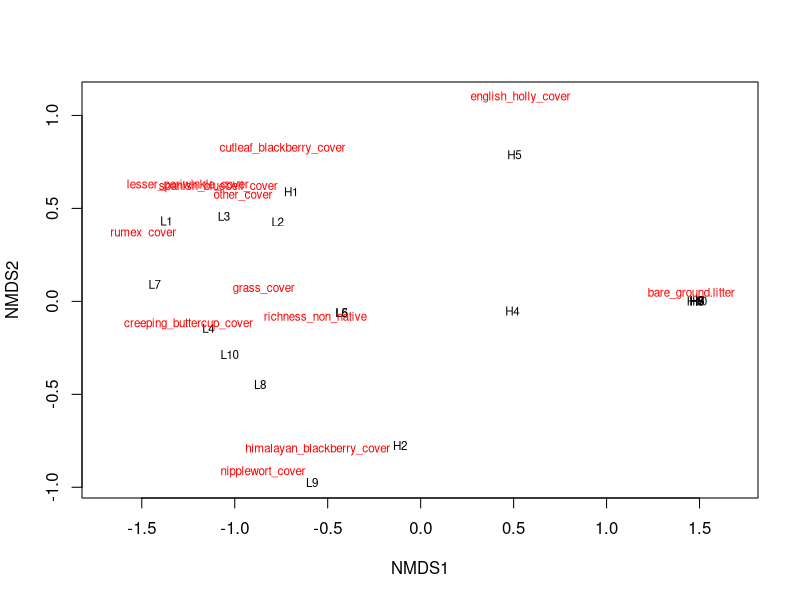
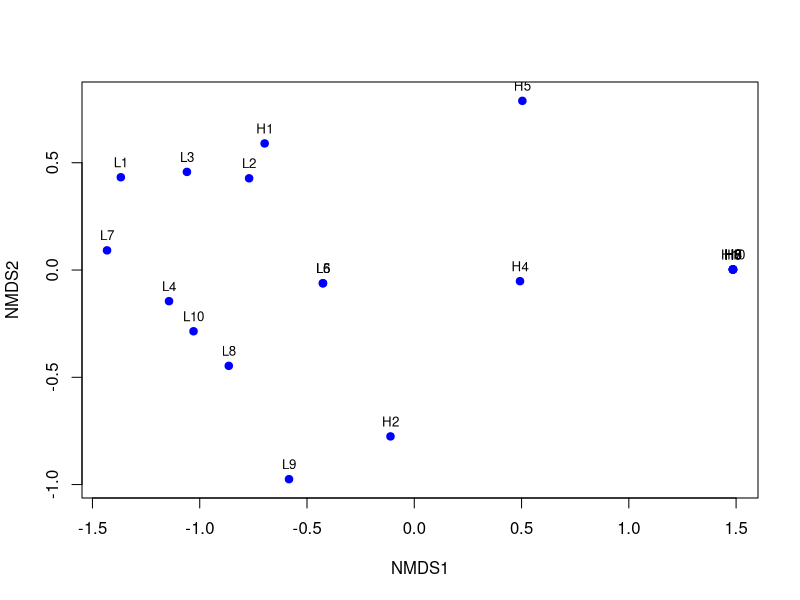
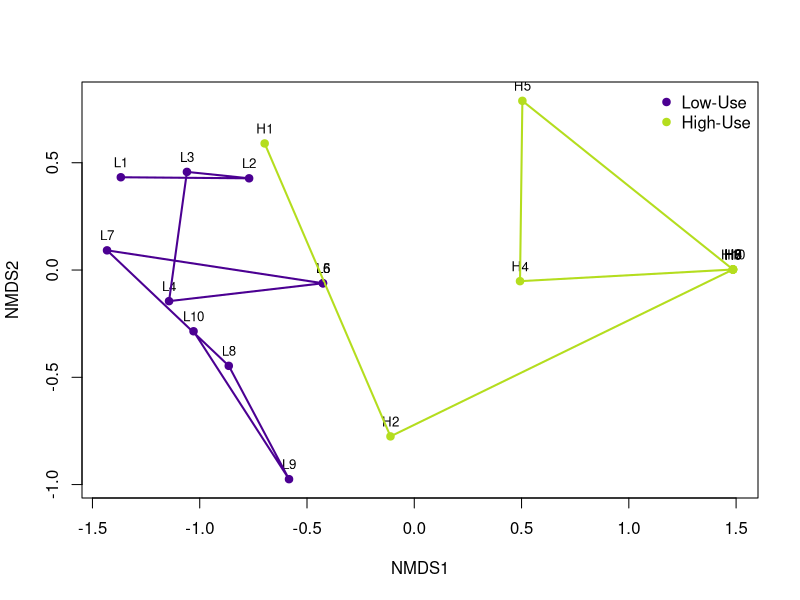
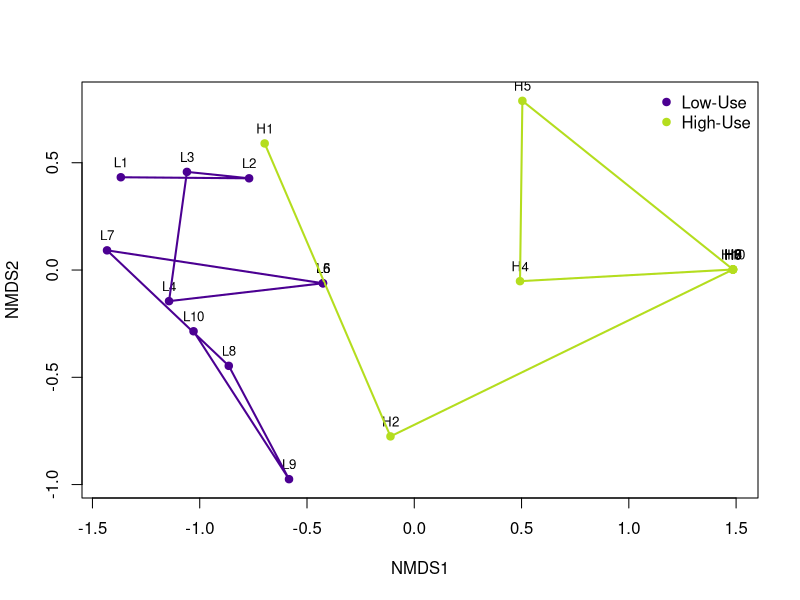

Here is the R script that generated these plots, in order:
### BIOL406 - FINAL PROJECT ###
### Alex Beauchemin, Lucas Braun, and Denis Kasianiuk ###
### March 18, 2025 ###


library(tidyr)
library(dplyr)
library(vegan)
library(ggplot2)
library(lubridate)



# Read csv
non_native_data <- read.csv("./data_cleaned/cleaned_dataframe.csv")


### NMDS ORDINATION

# Convert data into percent cover
non_native_data_pct <- non_native_data %>%
  select(!c(Traffic,distance_m,angle_.º.,dominant_tree_species,canopy_cover))

# Convert to matrix (excluding the first column which is 'plot')
non_native_data_matrix <- as.matrix(non_native_data_pct[, -1])
rownames(non_native_data_matrix) <- non_native_data_pct$QuadratID  # Set plot names as rownames

# Run NMDS ordination
set.seed(123)  # For reproducibility
nmds_result <- metaMDS(non_native_data_matrix, distance = "bray", k = 2, trymax = 100)

# Basic NMDS plot
plot(nmds_result, type = "t")  # 't' = text labels

# Add plot points
ordiplot(nmds_result, display = "sites", type = "n")
points(nmds_result$points, col = "blue", pch = 19)
text(nmds_result$points, labels = rownames(nmds_result$points), pos = 3, cex = 0.8)




### LINK SITES ALONG EACH TRAIL

# Extract site scores
site_scores <- as.data.frame(nmds_result$points)
site_scores$Plot <- rownames(site_scores)

# Assign trails based on plot names
site_scores$Trail <- ifelse(grepl("^L", site_scores$Plot), "Low-Use", "High-Use")

# Extract numeric part for correct ordering
site_scores$PlotNum <- as.numeric(sub("[LH]", "", site_scores$Plot))

# Order correctly by trail and numeric plot order
site_scores <- site_scores[order(site_scores$Trail, site_scores$PlotNum), ]

# Define colors for trails
trail_colors <- c("Low-Use" = "#4B0092", "High-Use" = "#B4DD1E")

# Basic NMDS plot setup
ordiplot(nmds_result, display = "sites", type = "n")

# Plot points with colors
points(site_scores[, 1:2], col = trail_colors[site_scores$Trail], pch = 19)

# Add text labels
text(site_scores[, 1:2], labels = site_scores$Plot, pos = 3, cex = 0.8)

# Connect plots sequentially along each trail
for (trail in unique(site_scores$Trail)) {
  trail_points <- site_scores[site_scores$Trail == trail, ]
  lines(trail_points[, 1:2], col = trail_colors[trail], lwd = 2)
}

# Add legend
legend("topright", legend = names(trail_colors), col = trail_colors, pch = 19, bty = "n")






png("./Figures/nmds_plot.png", width = 800, height = 600)

# NMDS Plot
ordiplot(nmds_result, display = "sites", type = "n")

# Plot points with colors
points(site_scores[, 1:2], col = trail_colors[site_scores$Trail], pch = 19)

# Add text labels
text(site_scores[, 1:2], labels = site_scores$Plot, pos = 3, cex = 0.8)

# Connect plots sequentially along each trail
for (trail in unique(site_scores$Trail)) {
  trail_points <- site_scores[site_scores$Trail == trail, ]
  lines(trail_points[, 1:2], col = trail_colors[trail], lwd = 2)
}

# Add legend
legend("topright", legend = names(trail_colors), col = trail_colors, pch = 19, bty = "n")

dev.off()  # Close and save the file
